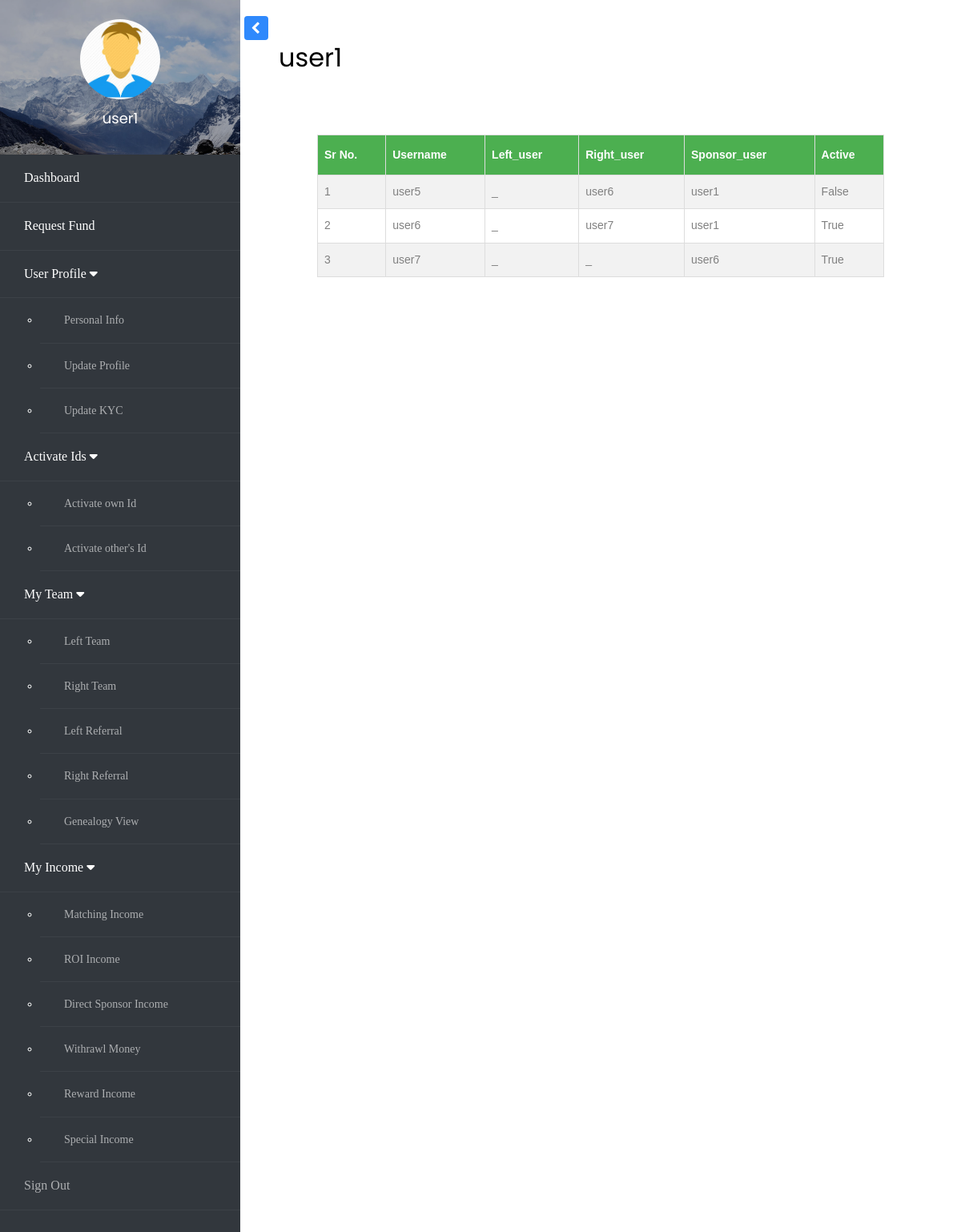
/p/rightside_info/ (signed in), run on the app's committed database.
### profile_app/models.py (models this page shows, shortened)
class Profile(models.Model):
    user = models.OneToOneField(User, on_delete=models.CASCADE)
    phon_no = models.CharField(max_length=12)
    city = models.CharField(max_length=50)
    image = models.ImageField(default="default.jpg", upload_to="profile_pics")
    package = models.IntegerField(default=1000)
    is_active = models.BooleanField(default=False)
    active_amount = models.IntegerField(default=0)
    sponsor_id = models.CharField(max_length=50,default="null")
    side = models.CharField(max_length=5,default = "null")
    '''class Meta:
        verbose_name = _("Profile")
        verbose_name_plural = _("Profiles")
        ordering = ("user",)'''

class Tree_View(models.Model):
	user_name = models.CharField(max_length=50,unique=True)
	left = models.CharField(max_length=50,default='null')
	right = models.CharField(max_length=50,default='null')
	left_count = models.IntegerField(default=0)
	right_count = models.IntegerField(default=0)

### profile_app/views.py (the view, shortened to what this page needs)
# urls.py: path('rightside_info/',views.rightside_info, name='rightside_info'),
def rightside_info(request):
	l=[]
	current_user_obj = request.user
	u_name = current_user_obj.username
	profile_obj = Profile.objects.get(user = current_user_obj)
	tree_view_obj = Tree_View.objects.get(user_name=u_name)
	if tree_view_obj.right != 'null':
		u_name = tree_view_obj.right
		tree_view_obj = Tree_View.objects.get(user_name=u_name)
		current_user_obj = User.objects.get(username = u_name)
		profile_obj = Profile.objects.get(user = current_user_obj)
		stack = [tree_view_obj]
		l = [[tree_view_obj,profile_obj]]
		while len(stack)>0:
			a = []
			item = stack.pop()
			if item.right != "null":
				name = item.right
				item2 = Tree_View.objects.get(user_name=name)
				current_user_obj = User.objects.get(username=name)
				profile_obj = Profile.objects.get(user=current_user_obj)
				a.append(item2)
				a.append(profile_obj)
				l.append(a)
				stack.append(item2)
	else:
		pass
	d = {
		'l' : l,
		'null' : "null",
	}
	return render(request,'profile_templates/rightside_info.html',d)

### profile_app/templates/profile_templates/rightside_info.html
{% extends "profile_templates/base.html" %}
    {% block styles %}
    {% load static %}
      <link rel="stylesheet" type="text/css" href="{% static 'profile_static/css/table.css' %}">
    {% endblock %}
   {% block content %}
      <div id="content" class="p-4 p-md-5 pt-5">
        <h2 class="mb-4">{{user.username}}</h2>
        <div id="content" class="p-4 p-md-5 pt-5">
         <table id="customers">
            <tr>
               <th>Sr No.</th>
               <th>Username</th>
               <th>Left_user</th>
               <th>Right_user</th>
               <th>Sponsor_user</th>
               <th>Active</th>
            </tr>
            {% for obj in l %}
            <tr>
            <td>{{forloop.counter}}</td>
          	{% for obj1 in obj %}
          		{% if forloop.first %}
	          		<td>{{obj1.user_name}}</td>
	          		{% if obj1.left == null %}
	          			<td>_</td>
	          		{% else %}
	          			<td>{{obj1.left}}</td>
	          		{% endif %}
	          		{% if obj1.right == null %}
	          			<td>_</td>
	          		{% else %}
	          			<td>{{obj1.right}}</td>
	          		{% endif %}
          		{% else %}
             		<td>{{obj1.sponsor_id}}</td>
          			<td>{{obj1.is_active}}</td>
          		{% endif %}
          	{% endfor %}
        {% endfor %}
         </table>
        </div>
      </div>
 {% endblock content %}

### profile_app/templates/profile_templates/base.html (shortened to what this page needs)
{% load static %}
<!doctype html>
<html lang="en">
  <head>
    <link rel="stylesheet" href="https://stackpath.bootstrapcdn.com/font-awesome/4.7.0/css/font-awesome.min.css">
    <link rel="stylesheet" href="{% static 'profile_static/css/style.css' %}">
    {% block styles %}
    {% endblock styles %}
  </head>
  <body>
    <div class="wrapper d-flex align-items-stretch">
      <nav id="sidebar">
        <div class="custom-menu">
          <button type="button" id="sidebarCollapse" class="btn btn-primary">
          </button>
        </div>
        <div class="img bg-wrap text-center py-4" style="background-image:   url({% static 'profile_static/images/bg_1.jpg' %});">
          <div class="user-logo">
            <div class="img" style="background-image: url({{user.profile.image.url}});"></div>
            <h3>{{user.username}}</h3>
          </div>
        </div>
        <ul class="list-unstyled components mb-5">
         <li class="active">
            <a href="{% url 'p_user' %}">Dashboard</a>
          </li>
          <li class="active">
            <a href="{% url 'fund_request' %}">Request Fund</a>
        </li>
        <li class="active">
          <a href="#" class="feat-btn">User Profile
            <span class="fas fa-caret-down first"></span>
          </a>
            <ul class="feat-show">
              <li><a href="{% url 'user_profile' %}">Personal Info</a></li>
              <li><a href="{% url 'update_profile' %}">Update Profile</a></li>
              <li><a href="{% url 'update_kyc' %}">Update KYC</a></li>
            </ul>
        </li>
        <li class="active">
          <a href="#" class="serv-btn">Activate Ids
            <span class="fas fa-caret-down second"></span>
          </a>
            <ul class="serv-show">
              <li><a href="{% url 'activate_id' %}">Activate own Id</a></li>
              <li><a href="{% url 'activate_other_id' %}">Activate other's Id</a></li>
            </ul>
        </li>
        <li class="active">
          <a href="#" class="dev-btn">My Team
            <span class="fas fa-caret-down third"></span>
          </a>
            <ul class="dev-show">
              <li><a href="{% url 'leftside_info' %}">Left Team</a></li>
              <li><a href="{% url 'rightside_info' %}">Right Team</a></li>
              <li><a href="{% url 'myleft_referral' %}">Left Referral</a></li>
              <li><a href="{% url 'myright_referral' %}">Right Referral</a></li>
              <li><a href="#">Genealogy View</a></li>
            </ul>
        </li>
        <li class="active">
          <a href="#" class="inc-btn">My Income
            <span class="fas fa-caret-down forth"></span>
          </a>
            <ul class="inc-show">
              <li><a href="{% url 'matching_income' %}">Matching Income</a></li>
              <li><a href="{% url 'roi_income' %}">ROI Income</a></li>
              <li><a href="{% url 'direct_income' %}">Direct Sponsor Income</a></li>
              <li><a href="{% url 'withrawl_income' %}">Withrawl Money</a></li>
              <li><a href="#">Reward Income</a></li>
              <li><a href="#">Special Income</a></li>
            </ul>
        </li>
        <li>
            <a href="{% url 'logout' %}"> Sign Out</a>
        </li>
        </ul>
      </nav>
        {% block content %} {% endblock content %}
      </div>
  </body>
</html>

### static/profile_static/css/table.css (style rules this page uses)
#customers { font-family: "Trebuchet MS", Arial, Helvetica, sans-serif; border-collapse: collapse; width: 100%; }
#customers td, #customers th { border: 1px solid #ddd; padding: 8px; }
#customers tr:nth-child(even) { background-color: #f2f2f2; }
#customers th { padding-top: 12px; padding-bottom: 12px; text-align: left; background-color: #4CAF50; color: white; }

### profile_app/templates/profile_templates/base.html (style rules this page uses)
body { font-family: 'Chelsea Market', cursive; }

### data on the page
Tree_View: user_name "user5", left "_", right "user6"
Profile: sponsor_id "user1", is_active "False"
Tree_View: user_name "user6", left "_", right "user7"
Profile: sponsor_id "user1", is_active "True"
Tree_View: user_name "user7", left "_", right "_"
Profile: sponsor_id "user6", is_active "True"

### other printed values
{{ user.username }} "user1"
